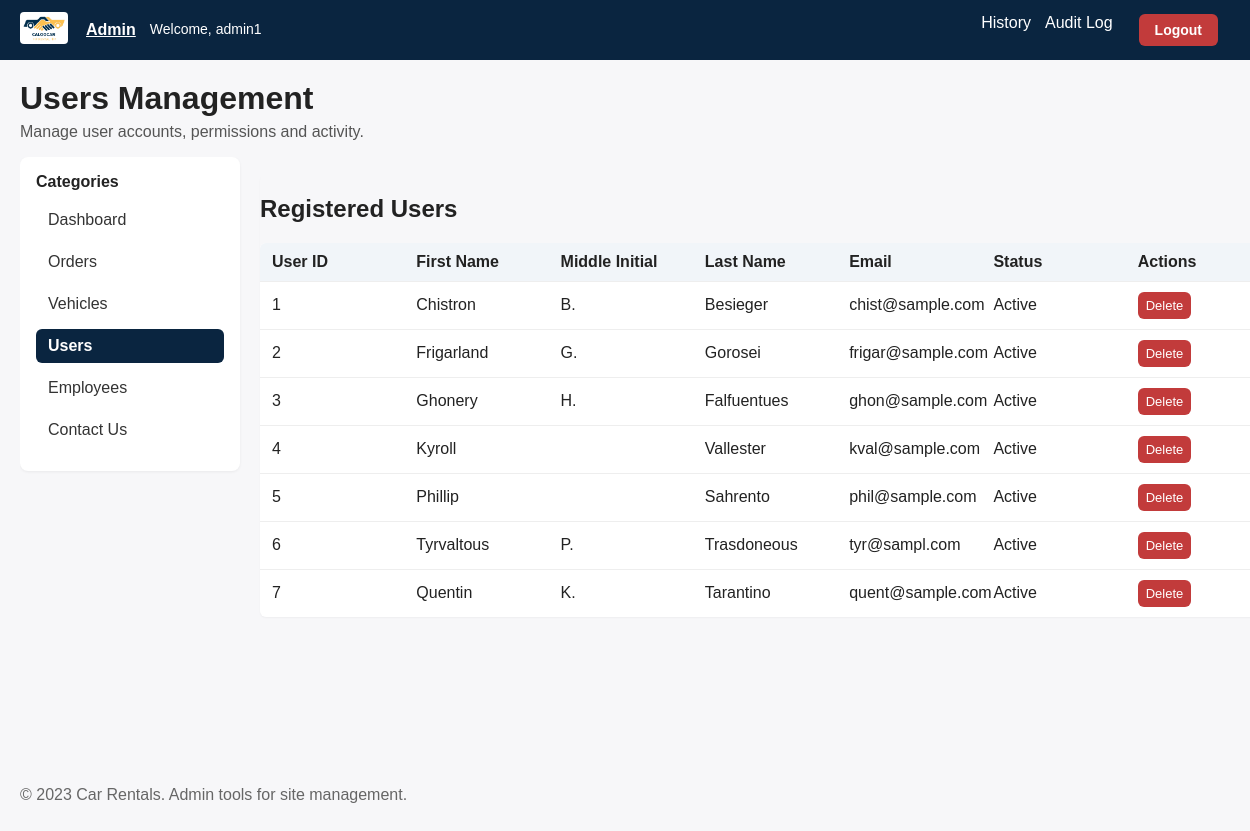
Screenshot of /users.php (signed in) with the database file from the repository.
### tables this page shows
CREATE TABLE `users` (
  `user_id` int(11) NOT NULL,
  `first_name` varchar(100) NOT NULL,
  `middle_initial` varchar(100) DEFAULT NULL,
  `last_name` varchar(100) NOT NULL,
  `email` varchar(100) NOT NULL,
  `password` varchar(100) NOT NULL
);

### users.php (the view, shortened to what this page needs)
<?php
include "config.php";
$sql = "SELECT user_id, first_name, middle_initial, last_name, email FROM users ORDER BY user_id";
$result = $conn->query($sql);
?>
<!DOCTYPE html>
<html lang="en">
<head>
    <link rel="stylesheet" href="admin.css">
</head>
<body>
    <nav>
        <div class="nav-container">
            <div class="logo-placeholder">
                <img src="Caloocars.png" alt="logo">
            </div>
            <ul>
                <li class="active"><a href="admin.php">Admin</a></li>
                <span class="admin-username">Welcome, <?php echo htmlspecialchars($_SESSION['admin_username']); ?></span>
            </ul>
            <ul class="nav-right">
                <li><a href="history.php">History</a></li>
                <li><a href="audit_log.php">Audit Log</a></li>
                <li class="admin-info">
                    <a href="logout.php" class="logout-btn">Logout</a>
                </li>
            </ul>
        </div>
    </nav>
    <main class="admin-container">
        <header class="admin-header">
            <h1>Users Management</h1>
            <p>Manage user accounts, permissions and activity.</p>
        </header>
        <div class="admin-wrapper">
            <aside class="sidebar">
                <h3>Categories</h3>
                <ul>
                    <li><a href="admin.php">Dashboard</a></li>
                    <li><a href="orders.php">Orders</a></li>
                    <li><a href="vehicles.php">Vehicles</a></li>
                    <li><a href="users.php" class="active">Users</a></li>
                    <li><a href="employees.php">Employees</a></li>
                    <li><a href="contactus.php">Contact Us</a></li>
                </ul>
            </aside>
            <section class="main-content">
                <section class="table-section">
                    <h2>Registered Users</h2>
                    <table class="admin-table">
                        <thead>
                            <tr>
                                <th>User ID</th>
                                <th>First Name</th>
                                <th>Middle Initial</th>
                                <th>Last Name</th>
                                <th>Email</th>
                                <th>Status</th>
                                <th>Actions</th>
                            </tr>
                        </thead>
                        <tbody>
                            <?php
                            if ($result->num_rows > 0) {
                                while($row = $result->fetch_assoc()) {
                                    echo "<tr>";
                                    echo "<td>" . htmlspecialchars($row['user_id']) . "</td>";
                                    echo "<td>" . htmlspecialchars($row['first_name']) . "</td>";
                                    echo "<td>" . htmlspecialchars($row['middle_initial']) . "</td>";
                                    echo "<td>" . htmlspecialchars($row['last_name']) . "</td>";
                                    echo "<td>" . htmlspecialchars($row['email']) . "</td>";
                                    echo "<td>Active</td>";
                                    echo "<td><button class='btn small danger' onclick=\"deleteUser(" . $row['user_id'] . ")\">Delete</button></td>";
                                    echo "</tr>";
                                }
                            } else {
                                echo "<tr><td colspan='7'>No users found</td></tr>";
                            }
                            ?>
                        </tbody>
                    </table>
                </section>
            </section>
        </div>
        <footer class="admin-footer">
            <p>&copy; 2023 Car Rentals. Admin tools for site management.</p>
        </footer>
    </main>
</body>
</html>

### admin.css (style rules this page uses)
body { font-family: Arial, Helvetica, sans-serif; margin: 0; color: #222; background: #f7f7f9; }
nav { background: #0a2540; color: #fff; }
.nav-container { display:flex; align-items:center; gap:18px; padding:12px 20px; }
.nav-container .logo-placeholder img { width:48px; height:32px; object-fit:cover; border-radius:4px; }
.nav-container ul { list-style:none; margin:0; padding:0; display:flex; gap:14px; }
.nav-container ul.nav-right { margin-left:auto; }
.nav-container a { color: #fff; text-decoration:none; }
.nav-container li.active a { font-weight:700; text-decoration:underline; }
.admin-container { width:100%; height:100vh; margin:0; padding:20px; display:flex; flex-direction:column; }
.admin-header h1 { margin:0 0 6px 0; }
.admin-header p { margin:0 0 16px 0; color:#555 }
.admin-wrapper { display:grid; grid-template-columns:220px 1fr; gap:20px; flex:1; overflow:hidden; }
.sidebar { background:#fff; padding:16px; border-radius:8px; box-shadow:0 1px 3px rgba(0,0,0,0.06); height:fit-content; }
.sidebar h3 { margin:0 0 12px 0; font-size:16px; }
.sidebar ul { list-style:none; margin:0; padding:0; }
.sidebar li { margin:0 0 8px 0; }
.sidebar a { display:block; padding:8px 12px; border-radius:6px; text-decoration:none; color:#333; transition:all 0.2s; }
.sidebar a.active { background:#0a2540; color:#fff; font-weight:600; }
.table-section { margin:18px 0; overflow-y: auto; max-height: calc(100vh - 300px); border-radius:6px; box-shadow:0 1px 2px rgba(0,0,0,0.04); }
.admin-table { width:100%; border-collapse:collapse; background:#fff; border-radius:6px; overflow: visible; }
.admin-table thead { background:#f1f5f9; position: sticky; top: 0; z-index: 10; }
.admin-table th, .admin-table td { padding:10px 12px; text-align:left; border-bottom:1px solid #eee; }
.admin-table tbody tr:last-child td { border-bottom: none; }
.table-section .admin-table { display: block; overflow-x: auto; }
.table-section .admin-table thead, .table-section .admin-table tbody { display: table; width: 100%; table-layout: fixed; }
.btn { background:#0a2540; color:#fff; border:none; padding:8px 12px; border-radius:6px; cursor:pointer }
.btn.small { padding:6px 8px; font-size:13px }
.btn.danger { background:#c23b3b }
.admin-footer { margin:28px 0 60px 0; color:#666; }
.admin-info { display: flex; align-items: center; gap: 12px; padding: 0 12px; }
.admin-username { font-size: 14px; color: #fff; white-space: nowrap; }
.logout-btn { background: #c23b3b; color: #fff; padding: 8px 16px; border-radius: 6px; text-decoration: none; font-size: 14px; font-weight: 600; transition: all 0.2s; display: inline-block; }

### rows the page displays
users: user_id "1", first_name "Chistron", middle_initial "B.", last_name "Besieger", email "chist@sample.com"
users: user_id "2", first_name "Frigarland", middle_initial "G.", last_name "Gorosei", email "frigar@sample.com"
users: user_id "3", first_name "Ghonery", middle_initial "H.", last_name "Falfuentues", email "ghon@sample.com"
users: user_id "4", first_name "Kyroll", last_name "Vallester", email "kval@sample.com"
users: user_id "5", first_name "Phillip", last_name "Sahrento", email "phil@sample.com"
users: user_id "6", first_name "Tyrvaltous", middle_initial "P.", last_name "Trasdoneous", email "tyr@sampl.com"
users: user_id "7", first_name "Quentin", middle_initial "K.", last_name "Tarantino", email "quent@sample.com"

### other values shown
$_SESSION['admin_username'] "admin1"
